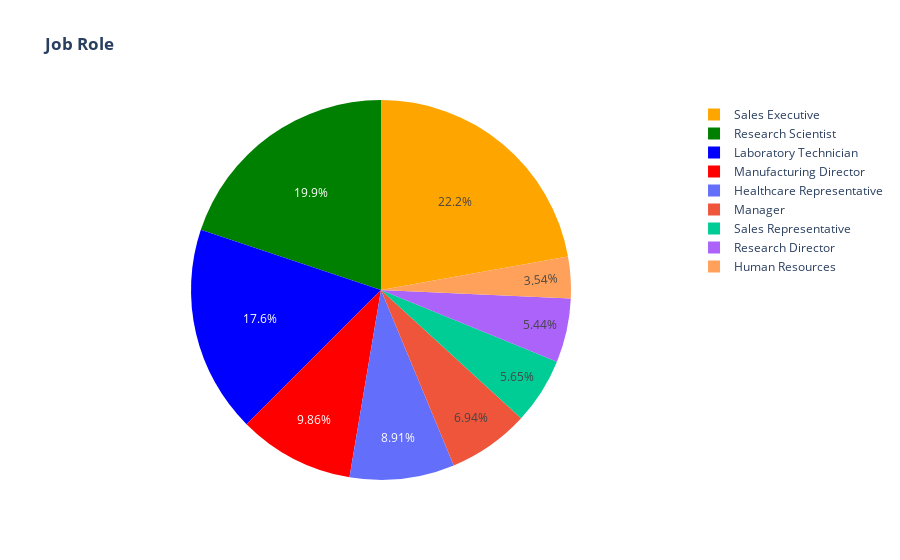

This figure's notebook cell:
### Code cell
import plotly.graph_objects as go

# Count the values in the 'JobRole' column
JobRole_counts = df['JobRole'].value_counts()

# Create a pie chart for job roles with 4 different colors
fig = go.Figure(data=[go.Pie(labels=JobRole_counts.index, values=JobRole_counts.values,
                             marker_colors=['orange', 'green', 'blue', 'red'])])
fig.update_layout(title='<b>Job Role<b>')
fig.show()

### Figure 1 — Plotly figure (JSON) as saved in the notebook; plotly's stock layout.template omitted (floating-point values rounded to 4 significant figures)
{"data": [{"labels": ["Sales Executive", "Research Scientist", "Laboratory Technician", "Manufacturing Director", "Healthcare Representative", "Manager", "Sales Representative", "Research Director", "Human Resources"], "marker": {"colors": ["orange", "green", "blue", "red"]}, "type": "pie", "values": [326, 292, 259, 145, 131, 102, 83, 80, 52]}], "layout": {"title": {"text": "<b>Job Role<b>"}}}
